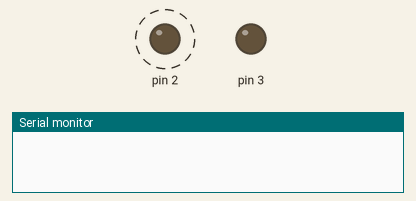
This sketch was run on a simulated Arduino Uno, built with avr-gcc and run on an emulated ATmega328P. On the bench: output pins drawn as LEDs (lit = HIGH), the last lines printed to the serial monitor. Dashed ring = blinking.

Above: at 0.05 s.
At 1.95 s:
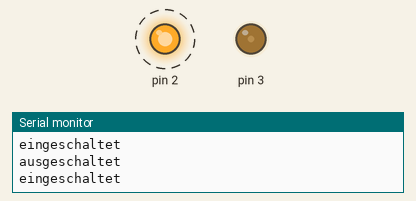
Timing chart, 0 to 6.9 s (numbered marks = the images above):
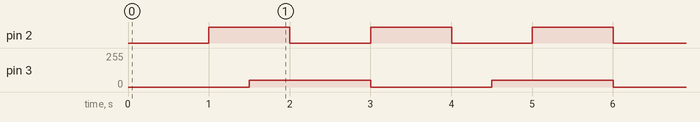

Measured:
- by itself, pin 2: alternates HIGH for 1.0 s and LOW for 1.0 s
- by itself, pin 3: alternates 50/255 for 1.5 s and 0/255 for 1.5 s

The sketch:

LedClasses6.ino
```cpp
/*
  Objektorientiert Programmierung
  Jetzt blinken auch die realen LEDs

  Version 1.00, 15.06.2020
  Der Hobbyelektroniker
  https://community.hobbyelektroniker.ch
  https://www.youtube.com/c/HobbyelektronikerCh
  Der Code kann mit Quellenangabe frei verwendet werden.
*/

#include "leds.h"

// Instanzen erzeugen
LedFunktionen led1;
DigitalLed led2(2);
AnalogLed led3(3);

void setup() {
  Serial.begin(9600);
  led1.setBlinkZeit(500); // Pause in ms
  led2.setBlinkZeit(1000);
  led3.setBlinkZeit(1500);
  led3.setHelligkeit(50);
}

void printStatus() {
  static int oldStatus = 0;
  int status = led1.getStatus();
  if (status != oldStatus) {
    oldStatus = status;
    Serial.println(led1.getStatusText());
  }
}

void loop() {
  led1.blink();
  led2.blink();
  led3.blink();
  printStatus();
}
```

leds.h
```cpp
/*
  Objektorientiert Programmierung
  - Diverse Led - Klassen
  - Jetzt mit Instanzzähler

  Version 1.20, 15.06.2020
  Der Hobbyelektroniker
  https://community.hobbyelektroniker.ch
  https://www.youtube.com/c/HobbyelektronikerCh
  Der Code kann mit Quellenangabe frei verwendet werden.
*/

// Klasse LedFunktionen
// - kann ein- und ausgeschaltet werden
// - der Zustand kann abgefragt werden
class LedFunktionen {
  public:
    LedFunktionen() {
      _anzahl++;
    }

    ~LedFunktionen() {
      _anzahl--;
    }

    void einschalten() {
      setStatus(eingeschaltet);
    }

    void ausschalten() {
      setStatus(ausgeschaltet);
    }

    virtual void setStatus(int status) {
      _status = status;
    }

    int getStatus() {
      return _status;
    }

    virtual String getStatusText() {
      switch (_status) {
        case eingeschaltet: return "eingeschaltet";
                            break;
        case ausgeschaltet: return "ausgeschaltet";
                            break;
        default: return "";
      }
    }

    void setBlinkZeit(int zeit) {
      _blinkZeit = zeit;
    }

    void blink() {
      if (millis() > _oldTime + _blinkZeit) {
        _oldTime = millis();
        if (_status == eingeschaltet) {
          ausschalten();
        } else {
          einschalten();
        }
      }
    }

    static int getAnzahl() {
      return _anzahl;
    }

    static const int eingeschaltet = -1;
    static const int ausgeschaltet = -2;

  private:
    int _status;
    int _blinkZeit;
    unsigned long _oldTime = 0;
    static int _anzahl;
};
int LedFunktionen::_anzahl = 0;

// Klasse DigitalLed
// - übernimmt die Funktionen von LedFunktionen
//   und wendet sie eine reale digitale Led an.
// - benötigt einen Anschlusspin
class DigitalLed : public LedFunktionen {
  public:
    DigitalLed(int pin) : LedFunktionen() {
      _pin = pin;
      pinMode(pin,OUTPUT);
      _anzahl++;
    }

    ~DigitalLed() {
      _anzahl--;
    }

    void setStatus(int status) {
      LedFunktionen::setStatus(status);
      switch (getStatus()) {
        case eingeschaltet: digitalWrite(_pin,HIGH);
                            break;
        case ausgeschaltet: digitalWrite(_pin,LOW);
                            break;
      }
    }

    static int getAnzahl() {
      return _anzahl;
    }

  private:
    int _pin;
    static int _anzahl;
};
int DigitalLed::_anzahl = 0;

// Klasse AnalogLed
// - übernimmt die Funktionen von LedFunktionen
//   und wendet sie eine reale analoge Led an.
// - benötigt einen Anschlusspin
// - die Helligkeit kann gesetzt werden
class AnalogLed : public LedFunktionen {
  public:
    AnalogLed(int pin) : LedFunktionen() {
      _pin = pin;
      _helligkeit = 255; // maximale Helligkeit
      _anzahl++;
    }

    ~AnalogLed() {
      _anzahl--;
    }

    void setHelligkeit(int helligkeit) {
      _helligkeit = constrain(helligkeit,0,255);
      setStatus(getStatus());
    }

    int getHelligkeit() {
      return _helligkeit;
    }

    void setStatus(int status) {
      LedFunktionen::setStatus(status);
      switch (getStatus()) {
        case eingeschaltet: analogWrite(_pin,_helligkeit);
                            break;
        case ausgeschaltet: analogWrite(_pin,0); // dunkel = ausgeschaltet
                            break;
      }
    }

    String getStatusText() {
      return  LedFunktionen::getStatusText() + ", Helligkeit: " + _helligkeit;
    }

    static int getAnzahl() {
      return _anzahl;
    }

  private:
    int _pin;
    int _helligkeit; // PWM-Wert 0 .. 255
    static int _anzahl;
};
int AnalogLed::_anzahl = 0;
```
